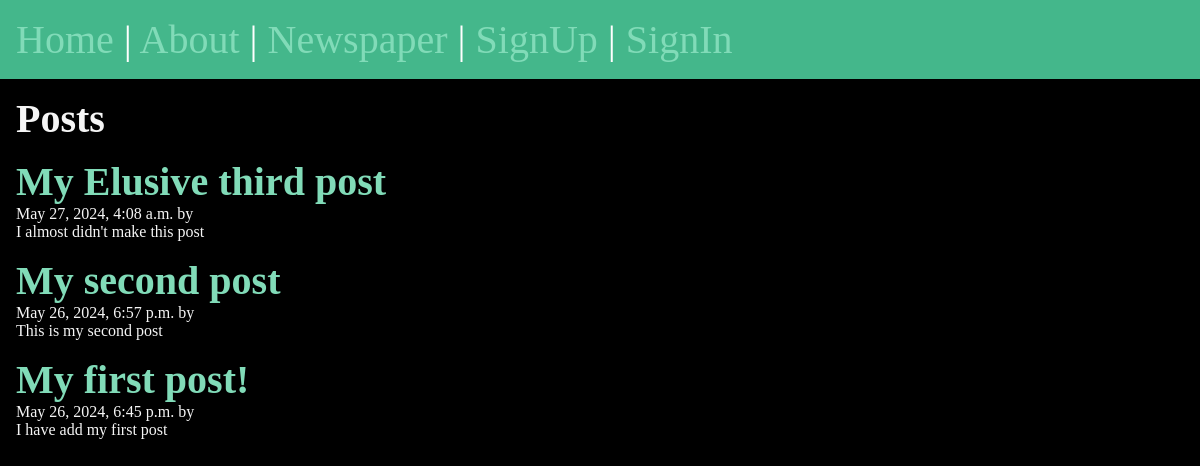
The page /posts/ on the database as committed earlier.
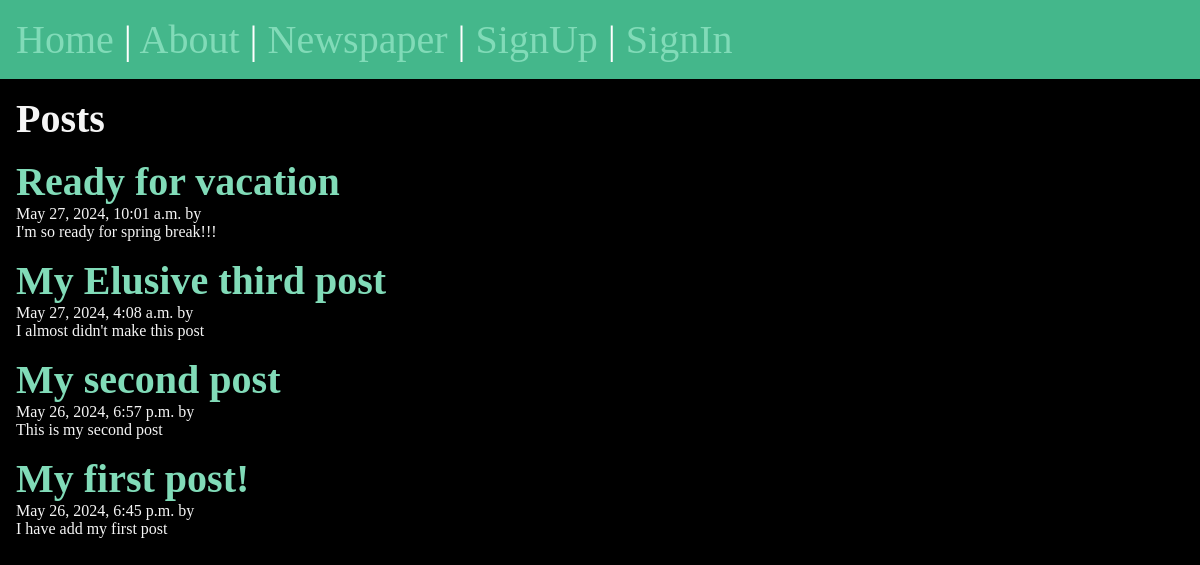
The same page on the database as committed later.
### posts/models.py (models this page shows, shortened)
class Post(models.Model):
    title = models.CharField(max_length=75)
    body = models.TextField()
    slug = models.SlugField()
    date = models.DateTimeField(auto_now_add=True)
    banner = models.ImageField(default='fallback.png', blank=True)
    author = models.ForeignKey(User,on_delete=models.CASCADE,default=None)

### posts/views.py (the view)
# urls.py: path('',views.posts_list,name="list"),   #add a path to the home page
def posts_list(request):
    posts = Post.objects.all().order_by('-date')
    return render(request,'posts/posts_list.html',{'posts' : posts})

### posts/templates/posts/posts_list.html (shortened to what this page needs)
{% extends "layout.html" %}
{% block content %}
    <section>
        <h1>Posts</h1>
        {% for post in posts %}
            <article class="post">
                <h2>
                    <a href="{% url 'posts:page' slug=post.slug %}">
                    {{post.title}}
                    </a>
                </h2>
                <p>{{post.date}} by {{post.author}}</p>
                <p>{{post.body}}</p>
            </article>
        {% endfor %}
    </section>
{% endblock  %}

Rows that differ between the two databases and show on the page:
added Post: title "Ready for vacation", date "May 27, 2024, 10:01 a.m.", body "I'm so ready for spring break!!!"
